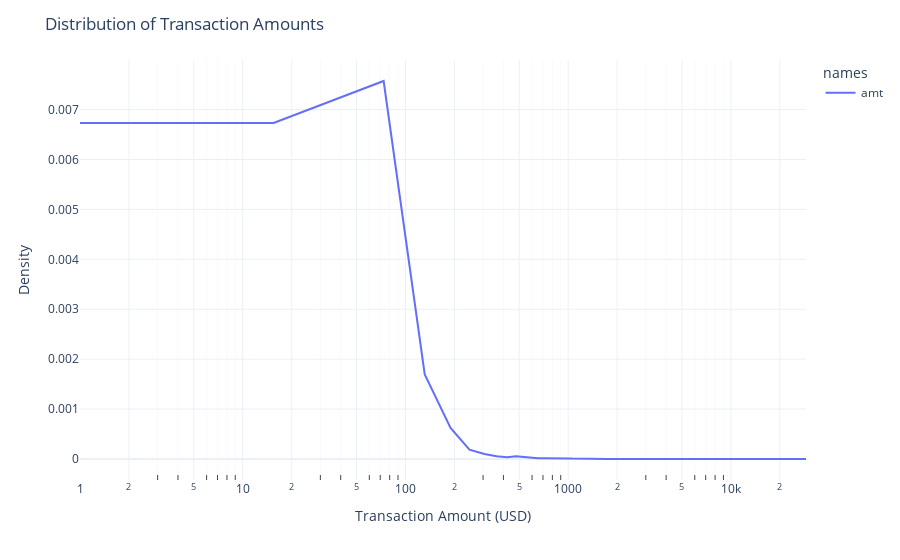

The notebook cell saved with this chart:
### Markdown cell above
KDE plot

### Code cell
import math

# Calculate min and max for the legend
min_amt = df_cleaned.agg(sf.min("amt")).collect()[0][0]
max_amt = df_cleaned.agg(sf.max("amt")).collect()[0][0]

print(f'Min: ${min_amt:.2f} \nMax: ${max_amt:.2f}')

kde_plot = df_cleaned.plot.kde(column = "amt", bw_method=.8, template="plotly_white")
kde_plot.update_layout(title="Distribution of Transaction Amounts", xaxis_title="Transaction Amount (USD)", yaxis_title="Density")
kde_plot.update_xaxes(minor=dict(ticks='inside', ticklen=5,showgrid=True), range=[0, math.log(max_amt,10)], type="log")

kde_plot.show()

### Figure 1 — Plotly figure (JSON) as saved in the notebook; plotly's stock layout.template omitted (floating-point values rounded to 4 significant figures; data arrays with more than 128 entries replaced by an {"elided": "..."} marker saying what was removed)
{"data": [{"hovertemplate": "names=amt<br>index=%{x}<br>Density=%{y}<extra></extra>", "legendgroup": "amt", "line": {"color": "#636efa", "dash": "solid"}, "marker": {"symbol": "circle"}, "mode": "lines", "name": "amt", "orientation": "v", "showlegend": true, "type": "scatter", "x": {"elided": "1000 float values"}, "xaxis": "x", "y": {"elided": "1000 float values"}, "yaxis": "y"}], "layout": {"legend": {"title": {"text": "names"}, "tracegroupgap": 0}, "margin": {"t": 60}, "title": {"text": "Distribution of Transaction Amounts"}, "xaxis": {"anchor": "y", "domain": [0, 1], "minor": {"showgrid": true, "ticklen": 5, "ticks": "inside"}, "range": [0, 4.462], "title": {"text": "Transaction Amount (USD)"}, "type": "log"}, "yaxis": {"anchor": "x", "domain": [0, 1], "title": {"text": "Density"}}}}
